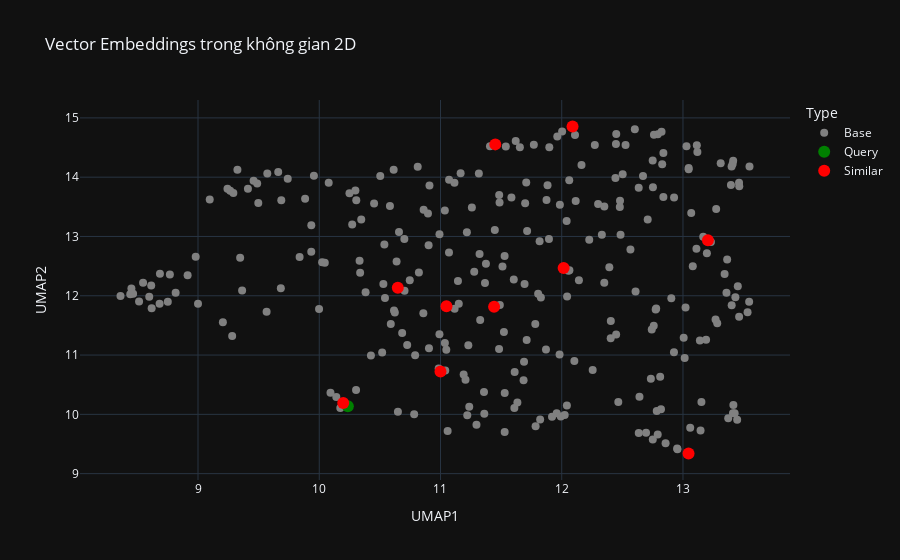

Notebook code cell kept with this figure:
### Code cell
import numpy as np
from umap import UMAP
import plotly.express as px
import plotly.graph_objects as go
import pandas as pd

base_vectors = np.array([embeddings.embed_query(chunk.page_content) for chunk in chunks])

query = "Thông tin của Shin"
query_vector = embeddings.embed_query(query)

D, I = vector_store.index.search(np.array([query_vector]), k=10)
similar_vectors = np.array([embeddings.embed_query(chunks[i].page_content) for i in I[0]])

all_vectors = np.vstack([base_vectors, [query_vector], similar_vectors])

umap_2d = UMAP(n_components=2, random_state=42)
vectors_2d = umap_2d.fit_transform(all_vectors)

n_base = len(base_vectors)
labels = ['Base'] * n_base + ['Query'] + ['Similar'] * len(similar_vectors)
colors = {'Base': 'gray', 'Query': 'green', 'Similar': 'red'}

df = pd.DataFrame({
    'UMAP1': vectors_2d[:, 0],
    'UMAP2': vectors_2d[:, 1],
    'Type': labels
})

fig = px.scatter(df, x='UMAP1', y='UMAP2', 
                color='Type',
                color_discrete_map=colors,
                title='Vector Embeddings trong không gian 2D',
                template='plotly_dark')

fig.update_traces(marker=dict(size=8))
fig.update_traces(marker=dict(size=12), selector=dict(name='Query'))
fig.update_traces(marker=dict(size=12), selector=dict(name='Similar'))

fig.show()

fig.write_html("vector_visualization.html", include_plotlyjs=True, full_html=True)

### Figure 1 — Plotly figure (JSON) as saved in the notebook; plotly's stock layout.template omitted (floating-point values rounded to 4 significant figures; data arrays with more than 128 entries replaced by an {"elided": "..."} marker saying what was removed)
{"data": [{"hovertemplate": "Type=Base<br>UMAP1=%{x}<br>UMAP2=%{y}<extra></extra>", "legendgroup": "Base", "marker": {"color": "gray", "size": 8, "symbol": "circle"}, "mode": "markers", "name": "Base", "orientation": "v", "showlegend": true, "type": "scatter", "x": {"elided": "272 float values"}, "xaxis": "x", "y": {"elided": "272 float values"}, "yaxis": "y"}, {"hovertemplate": "Type=Query<br>UMAP1=%{x}<br>UMAP2=%{y}<extra></extra>", "legendgroup": "Query", "marker": {"color": "green", "size": 12, "symbol": "circle"}, "mode": "markers", "name": "Query", "orientation": "v", "showlegend": true, "type": "scatter", "x": [10.24], "xaxis": "x", "y": [10.14], "yaxis": "y"}, {"hovertemplate": "Type=Similar<br>UMAP1=%{x}<br>UMAP2=%{y}<extra></extra>", "legendgroup": "Similar", "marker": {"color": "red", "size": 12, "symbol": "circle"}, "mode": "markers", "name": "Similar", "orientation": "v", "showlegend": true, "type": "scatter", "x": [10.2, 11.44, 11.45, 13.05, 11.0, 12.09, 11.05, 13.21, 10.65, 12.02], "xaxis": "x", "y": [10.19, 11.81, 14.55, 9.34, 10.72, 14.85, 11.82, 12.94, 12.14, 12.47], "yaxis": "y"}], "layout": {"legend": {"title": {"text": "Type"}, "tracegroupgap": 0}, "title": {"text": "Vector Embeddings trong không gian 2D"}, "xaxis": {"anchor": "y", "domain": [0, 1], "title": {"text": "UMAP1"}}, "yaxis": {"anchor": "x", "domain": [0, 1], "title": {"text": "UMAP2"}}}}
